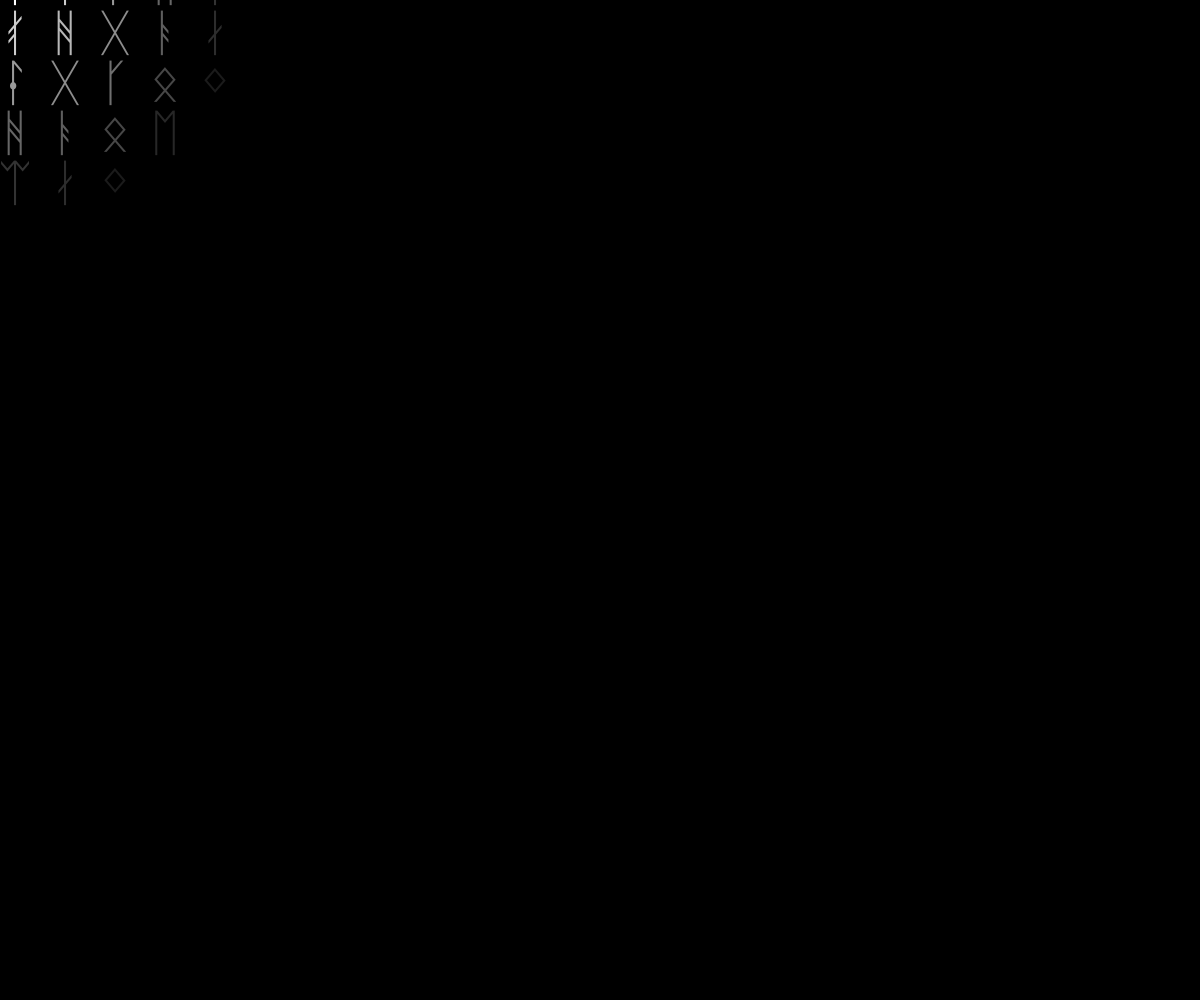
Frame 1 (no input)
Frame 60 (no input): identical to frame 1, image omitted
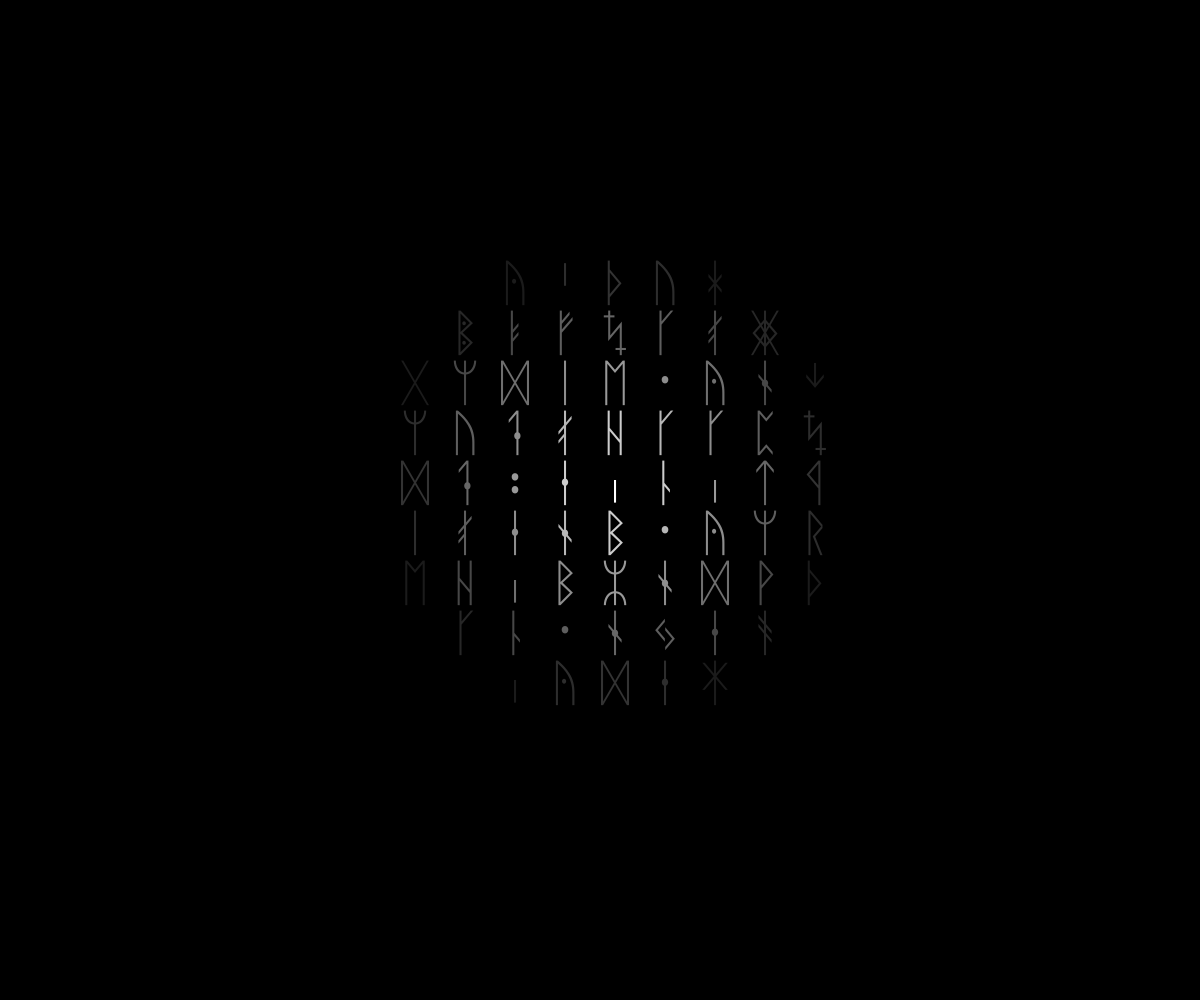
Frame 120 (the mouse pressed at the canvas centre since frame 60)

The p5.js sketch that drew these frames (run headless with seeded random() and noise() and a simulated clock; from frame 60 on, the mouse is pressed at the canvas centre):

// p5.js sketch
// ── sketch.js
var chars = [];

var c;

function setup() {
  c = createCanvas(windowWidth,windowHeight);
  background(0);
  for(var y = 0; y < width/off * height/off; y++){
    chars.push(char(int(random(5792,5872))))
  }
}

var off = 50;

function draw() {
  background(0);
  for(var y = 0; y < width/off; y++){
    for(var x = 0; x < height/off; x++){
      textSize(off);
      var num = (y+1) * (x+1);
      if (chars.length > num){
        push();
          fill(map(dist(mouseX,mouseY,y*off,x*off),0,250,255,0));
          noStroke();
          text(chars[num-1], y * off, x * off);
        pop();
      }
    }
  }
}
